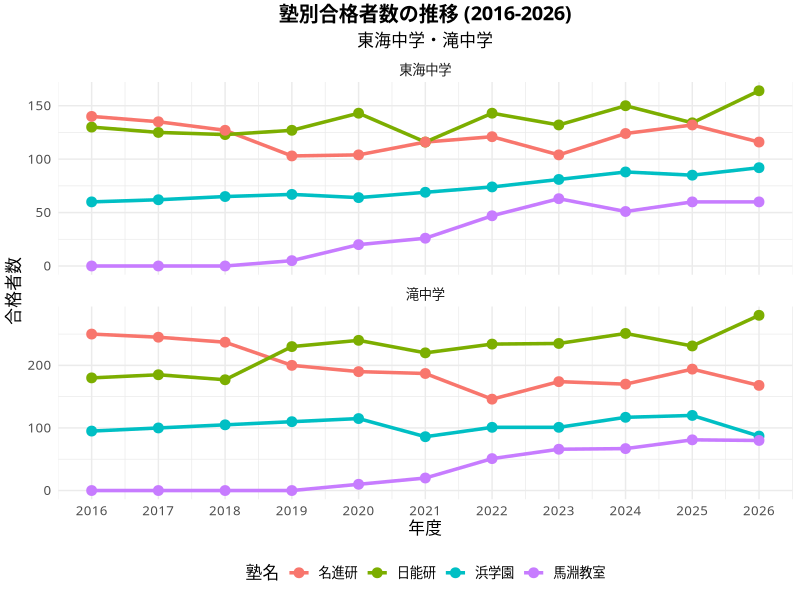
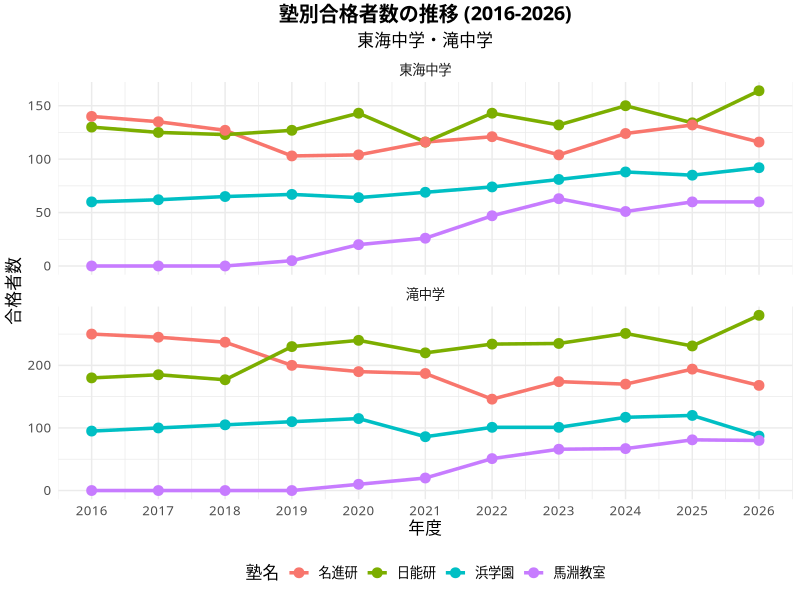
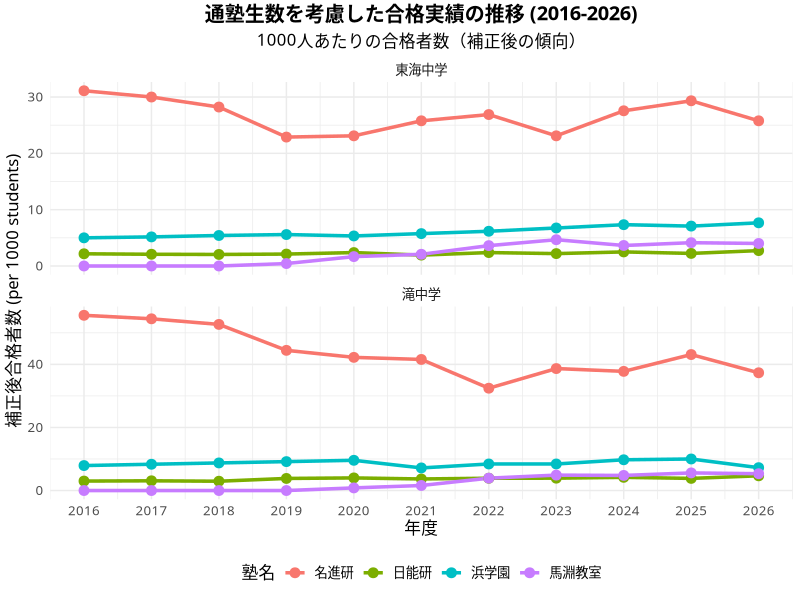
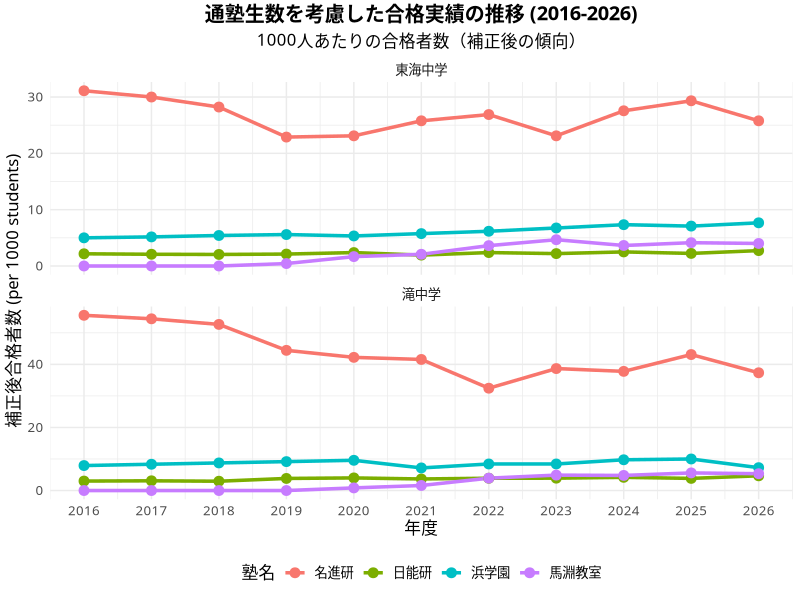

Recreate these plots in R, in order.
library(tidyverse)
library(ggplot2)

# Load consolidated data
combined_data <- read_csv("data/admission_data.csv", show_col_types = FALSE)

# Calculate success rate per 1000 students
combined_data <- combined_data %>%
    mutate(success_rate = (count / enrollment) * 1000)

# Set Japanese font for PDF (Windows)
# Using 'Yu Gothic' which is standard on Windows.
# If it fails, 'MS Gothic' is an alternative.
japanese_font <- "Yu Gothic"

# 1. Analysis 1: Raw Success Trends
p1 <- ggplot(combined_data, aes(x = year, y = count, color = jukun, group = jukun)) +
    geom_line(linewidth = 1.2) +
    geom_point(size = 3) +
    facet_wrap(~school, scales = "free_y", ncol = 1) +
    theme_minimal(base_family = japanese_font) +
    labs(
        title = "塾別合格者数の推移 (2016-2026)",
        subtitle = "東海中学・滝中学",
        x = "年度",
        y = "合格者数",
        color = "塾名"
    ) +
    scale_x_continuous(breaks = 2016:2026) +
    theme(
        legend.position = "bottom",
        text = element_text(size = 12),
        plot.title = element_text(hjust = 0.5, face = "bold"),
        plot.subtitle = element_text(hjust = 0.5)
    )

# Save Raw Plot
# Use device = grDevices::cairo_pdf for proper Japanese rendering in PDFs
ggsave("raw_success_trends.png", plot = p1, width = 10, height = 8, dpi = 300)
ggsave("C:/Users/solve/Downloads/raw_success_trends.pdf", plot = p1, width = 10, height = 8, device = grDevices::cairo_pdf)
print("Graph saved as raw_success_trends.png and C:/Users/solve/Downloads/raw_success_trends.pdf")

# 2. Analysis 2: Adjusted Success Trends (Success Rate per 1000 students)
p2 <- ggplot(combined_data, aes(x = year, y = success_rate, color = jukun, group = jukun)) +
    geom_line(linewidth = 1.2) +
    geom_point(size = 3) +
    facet_wrap(~school, scales = "free_y", ncol = 1) +
    theme_minimal(base_family = japanese_font) +
    labs(
        title = "通塾生数を考慮した合格実績の推移 (2016-2026)",
        subtitle = "1000人あたりの合格者数（補正後の傾向）",
        x = "年度",
        y = "補正後合格者数 (per 1000 students)",
        color = "塾名"
    ) +
    scale_x_continuous(breaks = 2016:2026) +
    theme(
        legend.position = "bottom",
        text = element_text(size = 12),
        plot.title = element_text(hjust = 0.5, face = "bold"),
        plot.subtitle = element_text(hjust = 0.5)
    )

# Save Adjusted Plot
ggsave("adjusted_success_trends.png", plot = p2, width = 10, height = 8, dpi = 300)
ggsave("C:/Users/solve/Downloads/adjusted_success_trends.pdf", plot = p2, width = 10, height = 8, device = grDevices::cairo_pdf)
print("Graph saved as adjusted_success_trends.png and C:/Users/solve/Downloads/adjusted_success_trends.pdf")
